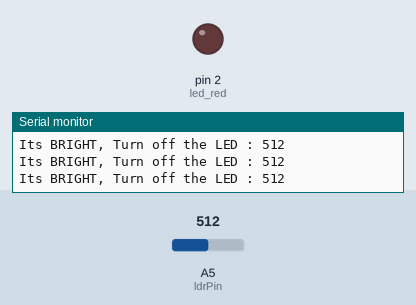
This sketch was run on a simulated Arduino Uno, built with avr-gcc and run on an emulated ATmega328P. On the bench: output pins drawn as LEDs (lit = HIGH), the last lines printed to the serial monitor. Inputs (shaded band) come from the test bench; at power-on: A5 (ldrPin) = 512.

Above: at 1.2 s.
1.3 s: A5 (ldrPin) set to 210
4.3 s: A5 (ldrPin) set to 184
At 4.9 s:
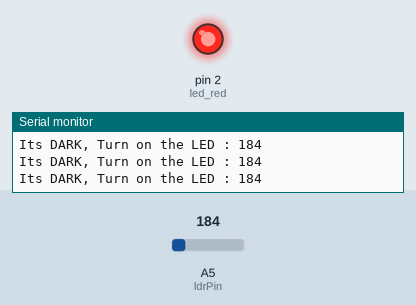
Timing chart, 0 to 7.3 s (numbered marks = the images above; inputs shaded):
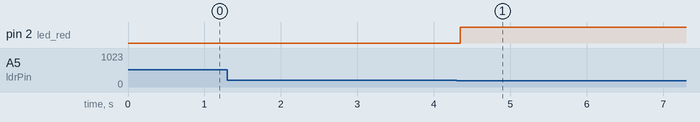

The sketch:

LDR_Sensor.ino
```cpp
const int ldrPin = A5;
const int led_red = 2;

void setup(){
  Serial.begin(9600);

  pinMode(led_red, OUTPUT);
  pinMode(ldrPin, INPUT);
}

void loop(){
  int ldrStatus = analogRead(ldrPin);

  if (ldrStatus <= 200) {
    digitalWrite(led_red, HIGH);
    Serial.print("Its DARK, Turn on the LED : ");
    Serial.println(ldrStatus);
  }
  else {
    digitalWrite(led_red, LOW);
    Serial.print("Its BRIGHT, Turn off the LED : ");
    Serial.println(ldrStatus);
  }

  delay(50);

}
```

Measured:
- the behaviour switches between 201 and 200 on A5 (ldrPin) (found by bisection; images 0 and 1)
- after the input at 4.3 s, pin 2 (led_red): LOW → HIGH after 0.05 s
